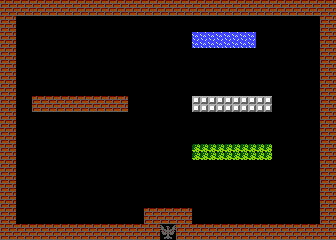

This game map was drawn from its Tiled (.tmx) file and the tilesets committed beside it. A one-line description and the full map source follow:
An orthogonal 21x15 tile map with 16x16 px tiles, 3 tile layers (layer1, layer2, layer3).

<map version="1.5" tiledversion="1.7.2" orientation="orthogonal" renderorder="right-down" width="21" height="15" tilewidth="16" tileheight="16" infinite="0" nextlayerid="4" nextobjectid="1">
 <tileset firstgid="1" name="game-tileset" tilewidth="16" tileheight="16" tilecount="25" columns="5">
  <image source="../../images/sprites/tiles.png" width="80" height="88" />
 </tileset>
 <layer id="1" name="layer1" width="21" height="15" locked="1">
  <data encoding="csv">
1,1,1,1,1,1,1,1,1,1,1,1,1,1,1,1,1,1,1,1,1,
1,0,0,0,0,0,0,0,0,0,0,0,0,0,0,0,0,0,0,0,1,
1,0,0,0,0,0,0,0,0,0,0,0,0,0,0,0,0,0,0,0,1,
1,0,0,0,0,0,0,0,0,0,0,0,0,0,0,0,0,0,0,0,1,
1,0,0,0,0,0,0,0,0,0,0,0,0,0,0,0,0,0,0,0,1,
1,0,0,0,0,0,0,0,0,0,0,0,0,0,0,0,0,0,0,0,1,
1,0,1,1,1,1,1,1,0,0,0,0,6,6,6,6,6,0,0,0,1,
1,0,0,0,0,0,0,0,0,0,0,0,0,0,0,0,0,0,0,0,1,
1,0,0,0,0,0,0,0,0,0,0,0,0,0,0,0,0,0,0,0,1,
1,0,0,0,0,0,0,0,0,0,0,0,0,0,0,0,0,0,0,0,1,
1,0,0,0,0,0,0,0,0,0,0,0,0,0,0,0,0,0,0,0,1,
1,0,0,0,0,0,0,0,0,0,0,0,0,0,0,0,0,0,0,0,1,
1,0,0,0,0,0,0,0,0,0,0,0,0,0,0,0,0,0,0,0,1,
1,0,0,0,0,0,0,0,0,1,1,1,0,0,0,0,0,0,0,0,1,
1,1,1,1,1,1,1,1,1,1,14,1,1,1,1,1,1,1,1,1,1
</data>
 </layer>
 <layer id="2" name="layer2" width="21" height="15">
  <data encoding="csv">
0,0,0,0,0,0,0,0,0,0,0,0,0,0,0,0,0,0,0,0,0,
0,0,0,0,0,0,0,0,0,0,0,0,0,0,0,0,0,0,0,0,0,
0,0,0,0,0,0,0,0,0,0,0,0,16,16,16,16,0,0,0,0,0,
0,0,0,0,0,0,0,0,0,0,0,0,0,0,0,0,0,0,0,0,0,
0,0,0,0,0,0,0,0,0,0,0,0,0,0,0,0,0,0,0,0,0,
0,0,0,0,0,0,0,0,0,0,0,0,0,0,0,0,0,0,0,0,0,
0,0,0,0,0,0,0,0,0,0,0,0,0,0,0,0,0,0,0,0,0,
0,0,0,0,0,0,0,0,0,0,0,0,0,0,0,0,0,0,0,0,0,
0,0,0,0,0,0,0,0,0,0,0,0,0,0,0,0,0,0,0,0,0,
0,0,0,0,0,0,0,0,0,0,0,0,0,0,0,0,0,0,0,0,0,
0,0,0,0,0,0,0,0,0,0,0,0,0,0,0,0,0,0,0,0,0,
0,0,0,0,0,0,0,0,0,0,0,0,0,0,0,0,0,0,0,0,0,
0,0,0,0,0,0,0,0,0,0,0,0,0,0,0,0,0,0,0,0,0,
0,0,0,0,0,0,0,0,0,0,0,0,0,0,0,0,0,0,0,0,0,
0,0,0,0,0,0,0,0,0,0,0,0,0,0,0,0,0,0,0,0,0
</data>
 </layer>
 <layer id="3" name="layer3" width="21" height="15">
  <data encoding="csv">
0,0,0,0,0,0,0,0,0,0,0,0,0,0,0,0,0,0,0,0,0,
0,0,0,0,0,0,0,0,0,0,0,0,0,0,0,0,0,0,0,0,0,
0,0,0,0,0,0,0,0,0,0,0,0,0,0,0,0,0,0,0,0,0,
0,0,0,0,0,0,0,0,0,0,0,0,0,0,0,0,0,0,0,0,0,
0,0,0,0,0,0,0,0,0,0,0,0,0,0,0,0,0,0,0,0,0,
0,0,0,0,0,0,0,0,0,0,0,0,0,0,0,0,0,0,0,0,0,
0,0,0,0,0,0,0,0,0,0,0,0,0,0,0,0,0,0,0,0,0,
0,0,0,0,0,0,0,0,0,0,0,0,0,0,0,0,0,0,0,0,0,
0,0,0,0,0,0,0,0,0,0,0,0,0,0,0,0,0,0,0,0,0,
0,0,0,0,0,0,0,0,0,0,0,0,12,12,12,12,12,0,0,0,0,
0,0,0,0,0,0,0,0,0,0,0,0,0,0,0,0,0,0,0,0,0,
0,0,0,0,0,0,0,0,0,0,0,0,0,0,0,0,0,0,0,0,0,
0,0,0,0,0,0,0,0,0,0,0,0,0,0,0,0,0,0,0,0,0,
0,0,0,0,0,0,0,0,0,0,0,0,0,0,0,0,0,0,0,0,0,
0,0,0,0,0,0,0,0,0,0,0,0,0,0,0,0,0,0,0,0,0
</data>
 </layer>
</map>